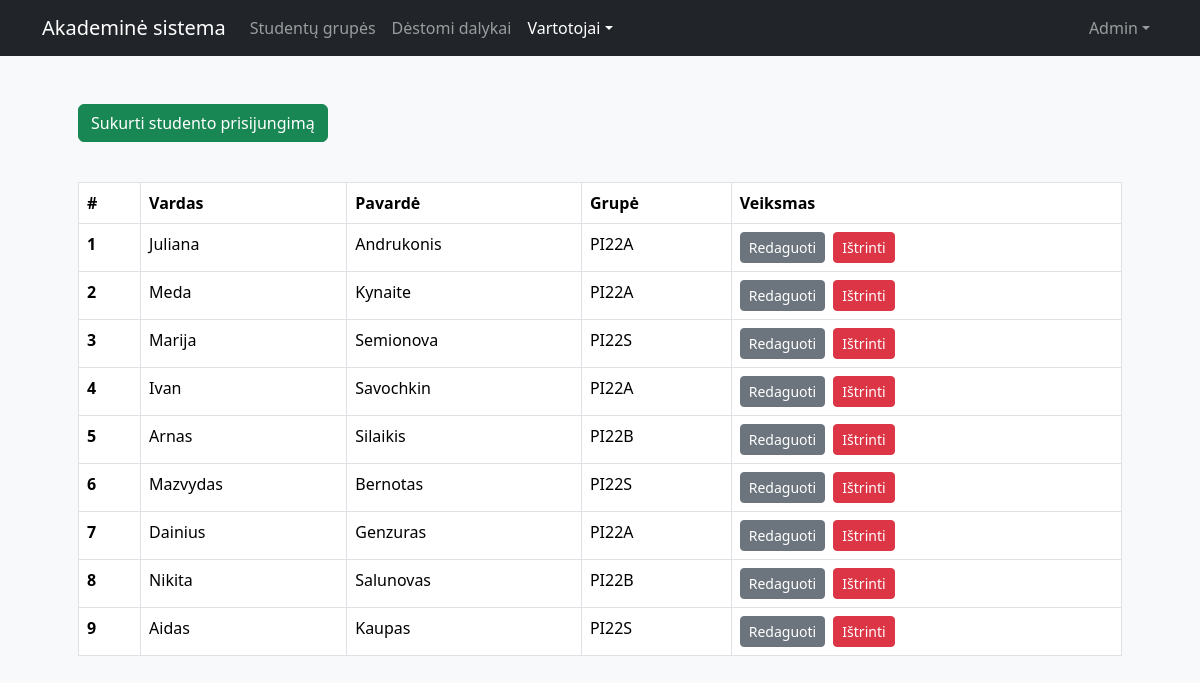
Screenshot of /views/admin/students.php (signed in) with the database file from the repository.
### tables this page shows
CREATE TABLE `users` (
  `id` int(11) NOT NULL,
  `name` varchar(50) NOT NULL,
  `lastname` varchar(50) NOT NULL,
  `username` varchar(50) NOT NULL,
  `password` varchar(255) NOT NULL,
  `role` tinyint(4) DEFAULT NULL,
  `group` int(11) DEFAULT NULL
);

CREATE TABLE `groups` (
  `id` int(11) NOT NULL,
  `name` varchar(50) NOT NULL
);

### config/config.php (called while the page is built, shortened)
<?php
class DB {
    private static $instance = null;
    public static function get() {
        if (self::$instance == null) {
            try {
                self::$instance = new PDO("mysql:host=" . DB_SERVER . ";dbname=" . DB_NAME, DB_USERNAME, DB_PASSWORD);
            } catch(PDOException $e) {
                die("Nepavyko prisijungti prie duomenu bazes: " . $e->getMessage());
            }
        }
        return self::$instance;
    }
}
?>

### core/user.php (called while the page is built, shortened)
<?php
require_once __DIR__ . "/../config/config.php";
class User {
	private $uid;
	function __construct($uid) {
		$this->uid = $uid;
	}
	public function get() {
		$query = DB::get()->prepare("SELECT * FROM users WHERE id=?");
        $query->execute([$this->uid]);
        return $query->fetch();
	}
}
?>

### core/admin.php (called while the page is built, shortened)
<?php
require_once __DIR__ . "/../config/config.php";
class Admin {
	public function all_students() {
		$query = DB::get()->prepare("SELECT users.*, groups.name AS group_name FROM users LEFT JOIN groups ON users.group = groups.id WHERE ISNULL(users.role) ORDER BY users.id");
        $query->execute();
        return $query->fetchAll();
	}
}
?>

### views/admin/students.php (the view, shortened to what this page needs)
<?php
if (isset($_SESSION["logged_in"]) && $_SESSION["logged_in"] === true) {
    require_once __DIR__ . "/../../core/user.php";
    $user = new User($_SESSION["uid"]);
    $profile = $user->get();
    if ($profile["role"] != 1) {
        die("Unauthorized access");
    } else {
        require_once __DIR__ . "/../../core/admin.php";
        $admin = new Admin();
    }
}
?>
<!doctype html>
<html lang="lt">
    <head>
        <link rel="stylesheet" href="https://cdnjs.cloudflare.com/ajax/libs/bootstrap/5.3.2/css/bootstrap.min.css" />
    </head>
    <body class="bg-body-tertiary">
        <?php
        require_once __DIR__ . "/../../views/navbar.php";
        ?>
        <div class="container p-5">
            <a class="btn btn-success mb-3" href="new_student.php" role="button">Sukurti studento prisijungimą</a>
            <?php if (count($admin->all_students())) {?>
            <table class="table table-hover table-bordered my-4">
                <thead>
                    <tr>
                        <th scope="col">#</th>
                        <th scope="col">Vardas</th>
                        <th scope="col">Pavardė</th>
                        <th scope="col">Grupė</th>
                        <th scope="col">Veiksmas</th>
                    </tr>
                </thead>
                <tbody>
                <?php foreach($admin->all_students() as $index => $student) {?>
                    <tr>
                        <th scope="row"><?=$index+1?></th>
                        <td><?=$student["name"];?></td>
                        <td><?=$student["lastname"];?></td>
                        <td><?=($student["group_name"] ? $student["group_name"] : "-");?></td>
                        <td>
                            <a href="edit_student.php?student_id=<?=$student["id"]?>" type="button" class="btn btn-sm btn-secondary me-1">Redaguoti</a>
                            <a href="?remove_student=<?=$student["id"]?>" onclick="return confirm('Ar tikrai norite ištrinti šią studento paskyrą?')" type="button" class="btn btn-sm btn-danger">Ištrinti</a></td>
                    </tr>
                <?php }?>
                </tbody>
            </table>
            <?php } else { ?>
                <div class="alert alert-warning">Nėra jokių studentų atvaizdavimui.</div>
            <?php } ?>
        </div>
    </body>
</html>

### views/navbar.php (shortened to what this page needs)
<nav class="navbar navbar-dark bg-dark navbar-expand-lg">
    <div class="container d-flex flex-wrap">
        <a class="navbar-brand" href="<?=BASE_URL . "/views/dashboard.php"?>">Akademinė sistema</a>
        <div class="collapse navbar-collapse" id="navbarScroll">
            <ul class="navbar-nav me-auto">
                <?php if ($profile["role"] == 1) {?>
                <li class="nav-item">
                    <a class="nav-link<?php if ((basename($_SERVER['SCRIPT_FILENAME'], '.php') == "groups") || (basename($_SERVER['SCRIPT_FILENAME'], '.php') == "new_group") || (basename($_SERVER['SCRIPT_FILENAME'], '.php') == "edit_group")) { echo " active";}?>" href="groups.php">Studentų grupės</a>
                </li>
                <li class="nav-item">
                    <a class="nav-link<?php if ((basename($_SERVER['SCRIPT_FILENAME'], '.php') == "subjects") || (basename($_SERVER['SCRIPT_FILENAME'], '.php') == "new_subject") || (basename($_SERVER['SCRIPT_FILENAME'], '.php') == "edit_subject")) { echo " active";}?>" href="subjects.php">Dėstomi dalykai</a>
                </li>
                <li class="nav-item dropdown">
                    <a class="nav-link dropdown-toggle<?php if ((basename($_SERVER['SCRIPT_FILENAME'], '.php') == "teachers") || (basename($_SERVER['SCRIPT_FILENAME'], '.php') == "new_teacher") || (basename($_SERVER['SCRIPT_FILENAME'], '.php') == "edit_teacher") || (basename($_SERVER['SCRIPT_FILENAME'], '.php') == "students") || (basename($_SERVER['SCRIPT_FILENAME'], '.php') == "new_student") || (basename($_SERVER['SCRIPT_FILENAME'], '.php') == "edit_student")) { echo " active";}?>" href="#" role="button" data-bs-toggle="dropdown" aria-expanded="false">Vartotojai</a>
                </li>
                <?php } ?>
            </ul>
            <ul class="navbar-nav">
                <li class="nav-item dropdown">
                    <a class="nav-link dropdown-toggle" href="#" role="button" data-bs-toggle="dropdown" aria-expanded="false"><?=$profile["name"]?></a>
                </li>
            </ul>
        </div>
    </div>
</nav>

### rows the page displays
users: name "Admin"
users: name "Juliana", lastname "Andrukonis", groups.name "PI22A"
users: name "Meda", lastname "Kynaite", groups.name "PI22A"
users: name "Marija", lastname "Semionova", groups.name "PI22S"
users: name "Ivan", lastname "Savochkin", groups.name "PI22A"
users: name "Arnas", lastname "Silaikis", groups.name "PI22B"
users: name "Mazvydas", lastname "Bernotas", groups.name "PI22S"
users: name "Dainius", lastname "Genzuras", groups.name "PI22A"
users: name "Nikita", lastname "Salunovas", groups.name "PI22B"
users: name "Aidas", lastname "Kaupas", groups.name "PI22S"
